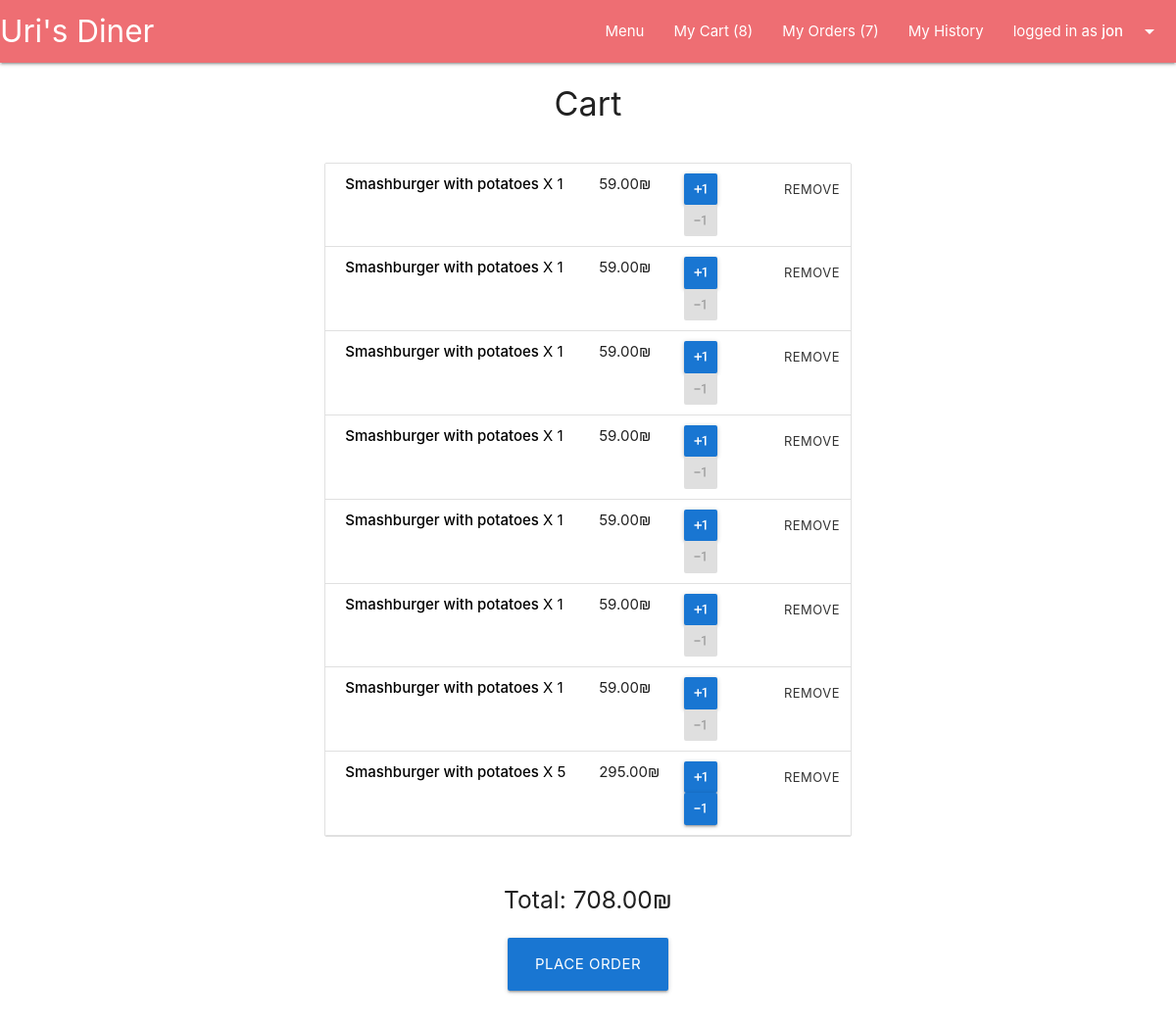
The app's page /cart/ (signed in), older data.
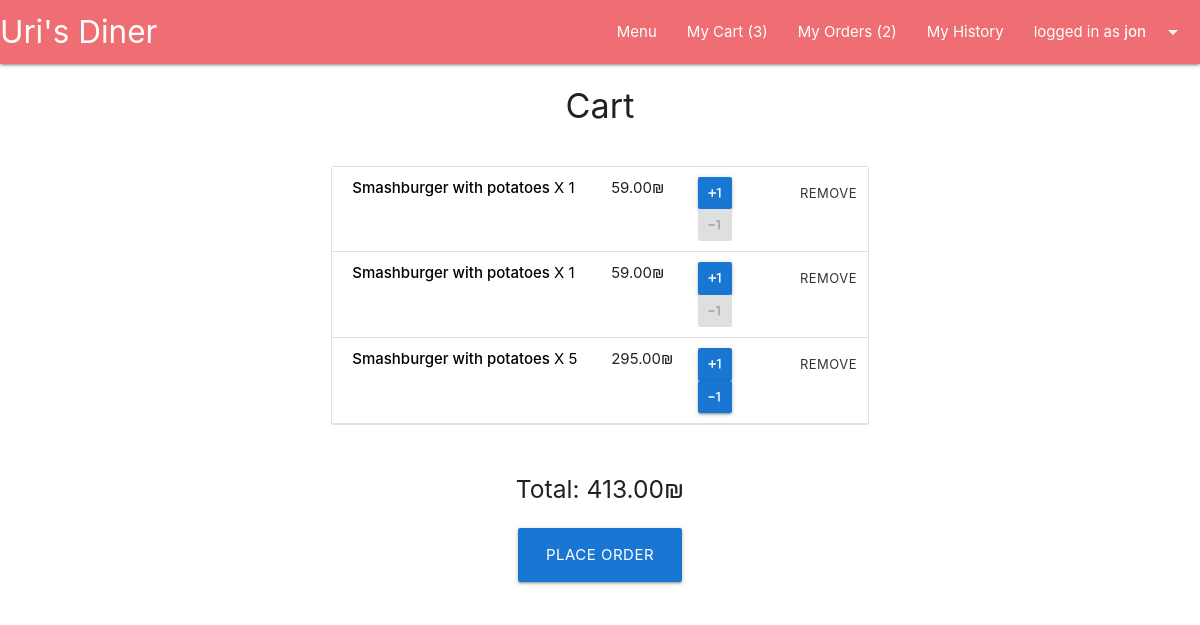
The same page, newer data.
### main/models.py (models this page shows, shortened)
class Item(models.Model):
    dish = models.ForeignKey(Dish, on_delete=models.CASCADE, blank=False)
    cart = models.ForeignKey(Cart, on_delete=models.CASCADE, blank=False)
    amount = models.IntegerField(blank=False, default=1)
    @property
    def item_total(self):
        total = self.amount * self.dish.price
        return total

class Dish(models.Model):
    name = models.CharField(max_length=50, blank=False)
    price = models.DecimalField(max_digits=5, decimal_places=2, blank=False)
    description = models.CharField(max_length=300, blank=False)
    is_gluten_free = models.BooleanField(default=False)
    is_vegeterian = models.BooleanField(default=False)
    category = models.ForeignKey(Category, on_delete=models.CASCADE, limit_choices_to={'is_deleted':False})
    is_deleted = models.BooleanField(default=False)
    image_Url = models.TextField(null=True, blank=True)
    image_file = models.ImageField(upload_to=dish_image_path, null=True, blank=True)

class Cart(models.Model):
    user = models.ForeignKey(User, on_delete=models.CASCADE, blank=False)
    @property
    def total_to_pay(self):
        total = sum(item.item_total for item in self.item_set.all())
        return total

### main/views.py (the view)
# urls.py: path('cart/', views.show_cart, name="show_cart"),
@login_required(login_url='user_login')
def show_cart(request):
    cart = request.user.cart_set.last()
    return render(request, 'main/cart.html', {'cart':cart})

### main/context_processors.py (called while the page is built)
def site_wide_data(request):
    try:
        data = {
        'open_orders_number' : len(Cart.objects.filter(delivery__is_delivered=False)),
        'my_open_orders_number' : len(Delivery.objects.filter(order__user=request.user).filter(is_delivered=False)),
        'my_cart_items_number' : len(User.objects.get(id=request.user.id).cart_set.last().item_set.all())
        }
    except:
        data = {}
    return data

### main/templates/main/cart.html (shortened to what this page needs)
{% extends 'layouts/main.html' %}
{% block main-content %}
<div class="container">
  <div class="row center-align">
    <h4>Cart</h4>
  </div>
  {% if cart.total_to_pay > 0 %}
  <div class="row">
    <div class="col l8 offset-l2">
      <ul class="collection">
        {% for item in cart.item_set.all %}
        <li class="collection-item">
          <div class="row no-bottom-margin">
            <div class="col l6">
              <a class="modal-trigger" href="#{{item.dish.name}}">
                <strong>{{item.dish.name}}</strong> X {{item.amount}}
              </a>
            </div>
            <div class="col l2">{{item.item_total}}₪</div>
            <div class="col l2">
              <form class="change-item-btn"
                action="{% url 'change_cart_item' %}" method="POST">
                <button class="btn btn-small plus-minus-btn" type="submit">
                  <i class="material-icons">exposure_plus_1</i>
                </button>
              </form>
              {% if item.amount > 1 %}
              <form class="change-item-btn"
                action="{% url 'change_cart_item' %}" method="POST">
                <button class="btn btn-small plus-minus-btn" type="submit">
                  <i class="material-icons">exposure_neg_1</i>
                </button>
              </form>
              {% else %}
              <div class="btn btn-small disabled plus-minus-btn"><i
                  class="material-icons">exposure_neg_1</i></div>
              {% endif %}
            </div>
            <div class="col l1">
              <form action="{% url 'delete_cart_item' %}" method="POST">
                <button class="btn-small btn-flat" type="submit">Remove</button>
              </form>
            </div>
          </div>
        </li>
        {% endfor %}
      </ul>
    </div>
  </div>
  <div class="row">
    <div class="col l6 offset-l3 center-align">
      <h5>Total: {{cart.total_to_pay}}₪</h5>
      <div class="section">
        <a class="btn btn-large" href="{% url 'fill_order' %}">Place order</a>
      </div>
      {% else %}
      <div class="row center-align">
        <div class="section">
          <h6>Your cart is empty.</h6>
        </div>
      </div>
      {% endif %}
    </div>
  </div>
</div>
{% endblock main-content %}

### templates/common/navbar.html (shortened to what this page needs)
<nav>
  <div class="nav-wrapper">
    <a href="{% url 'main' %}" class="brand-logo">Uri's Diner</a>
    <ul class="right">
      <li><a href="{% url 'menu_all_categories' %}">Menu</a></li>
      {% if request.user.username %}
      {% if request.user.is_staff == True %}
      <li><a href="{% url 'manage_orders' %}">Open Orders
          ({{open_orders_number}})</a></li>
      <li><a href="{% url 'show_orders_history' %}">Orders History</a></li>
      {% else %}
      <li><a href="{% url 'show_cart' %}">My Cart
          ({{my_cart_items_number}})</a></li>
      <li><a href="{% url 'show_delivery' %}">My Orders
          ({{my_open_orders_number}})
        </a></li>
      <li><a href="{% url 'user_history' %}">My History</a></li>
      {% endif %}
      <li><a class="dropdown-trigger" href="#!"
          data-target="user-dropdown">logged in as
          <strong>{{request.user.username}}</strong><i
            class="material-icons right">arrow_drop_down</i></a></li>
      {% else %}
      <li><a href="{% url 'user_login' %}">Log In</a></li>
      <li><a href="{% url 'user_signup' %}">Sign up</a></li>
      {% endif %}
    </ul>
  </div>
</nav>

Row changes from the older to the newer data that the page shows:
removed Item: dish.name "Smashburger with potatoes", amount "1", item_total "59.00"
removed Item: dish.name "Smashburger with potatoes", amount "1", item_total "59.00"
removed Item: dish.name "Smashburger with potatoes", amount "1", item_total "59.00"
removed Item: dish.name "Smashburger with potatoes", amount "1", item_total "59.00"
removed Item: dish.name "Smashburger with potatoes", amount "1", item_total "59.00"
computed for Cart: total_to_pay "708.00" → "413.00"
Text that changed along with them:
{{ my_cart_items_number }}: "8" → "3"
{{ my_open_orders_number }}: "7" → "2"
